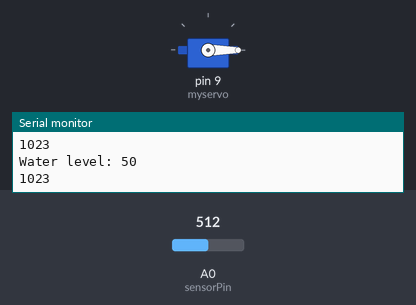
Bench run of a sketch on a simulated Arduino Uno, built with avr-gcc and run on an emulated ATmega328P. Shown: servo, the last lines printed to the serial monitor. The inputs (shaded band) are chosen by the test bench; at power-on: A0 (sensorPin) = 512.

Above: at 6.2 s.
6.3 s: A0 (sensorPin) set to 424
7.8 s: A0 (sensorPin) set to 400
At 8.6 s:
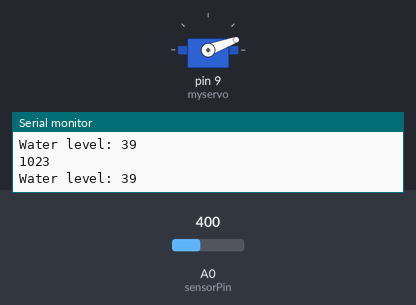
10.8 s: A0 (sensorPin) set to 511
At 10.8 s:
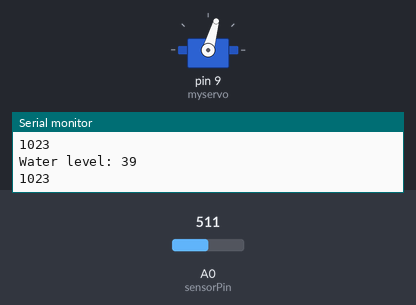
13.8 s: A0 (sensorPin) set to 306
At 14.26 s:
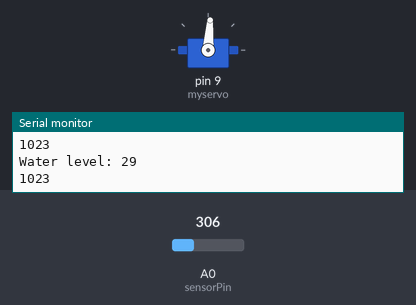
16.8 s: A0 (sensorPin) set to 67
19.8 s: A0 (sensorPin) set to 55
At 19.8 s:
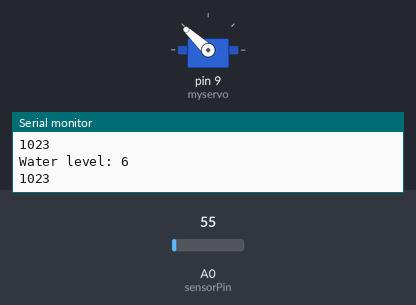
Timing chart, 0 to 22.3 s (numbered marks = the images above; inputs shaded):
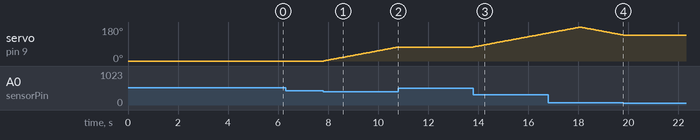

The sketch:

water_pump.ino
```cpp
#include <Servo.h>
Servo myservo;

int servopoint = 0;
int sensorMin = 0;
int sensorMax = 1023;

// Sensor pins
#define sensorPower 7
#define sensorPin A0

void Calibration(int sensorPin){
  int flag = millis();
  int sensorValue = 0;
  while (millis() - flag < 5000) {
    int sensorValue = analogRead(sensorPin);

    // record the maximum sensor value
    if (sensorValue > sensorMax) {
      sensorMax = sensorValue;
    }

    // record the minimum sensor value
    if (sensorValue < sensorMin) {
      sensorMin = sensorValue;
    }
  }
}
// Value for storing water level
int val = 0;
void setup() { // Set D7 as an OUTPUT
  pinMode(sensorPower, OUTPUT);
  // Set to LOW so no power flows through the sensor
  digitalWrite(sensorPower, LOW);
  Serial.begin(9600);

  pinMode( sensorPin, INPUT);
  Calibration(sensorPin);
  myservo.attach(9);
  myservo.write( servopoint );
}

int flag = 0;
void loop() { //get the reading from the function below and print it
  int level = readSensor();

  val = level;
  val = constrain(val, sensorMin, sensorMax);
  val = map(val, sensorMin, sensorMax, 0, 100);
  Serial.println(sensorMax);
  if ( val < 40 && val > 5)
  {
    if(servopoint < 180 && flag == 0) servopoint++;
    if(servopoint == 180) flag = 1;
    if(servopoint > 0 && flag == 1) servopoint--;
    if(servopoint == 0) flag = 0;
  }
  myservo.write( servopoint );
  delay(30);

  Serial.print("Water level: ");
  Serial.println(val);
  //delay(1000);
}

//This is a function used to get the reading
int readSensor() {
  digitalWrite(sensorPower, HIGH); // Turn the sensor ON
  delay(10); // wait 10 milliseconds
  val = analogRead(sensorPin); // Read the analog value form sensor
  digitalWrite(sensorPower, LOW); // Turn the sensor OFF
  return val; // send current reading
}
```

Measured:
- the behaviour switches between 410 and 409 on A0 (sensorPin) (found by bisection; images 0 and 1)
- the behaviour switches between 62 and 61 on A0 (sensorPin) (found by bisection; images 3 and 4)
- after the input at 7.8 s, servo on pin 9 (myservo): moves from 0° to 74° over 3.0 s, starting at once
- after the input at 10.8 s, servo on pin 9 (myservo): stays 74° (without the input it goes to 75° after 0.03 s)
- after the input at 13.8 s, servo on pin 9 (myservo): moves from 74° to 148° over 3.0 s, starting at once
- after the input at 19.8 s, servo on pin 9 (myservo): stays 137° (without the input it goes to 136° after 0.03 s)
